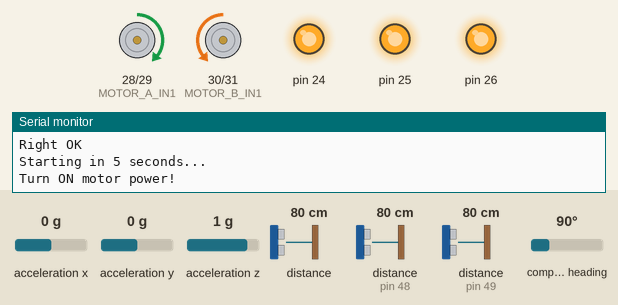
Simulated run of this sketch. Board: Arduino Mega 2560, built with avr-gcc and run on an emulated ATmega2560. On the bench: motor-driver pin pairs drawn as motors (green arrow = first pin HIGH = forward, orange = second pin HIGH = backward, longer = more drive, scaled by the enable pin), output pins drawn as LEDs (lit = HIGH), the last lines printed to the serial monitor. The test bench sets the inputs (shaded band); at power-on: distance to the obstacle (sensors on pin 49, pin 48) 80 cm, acceleration x 0 g, acceleration y 0 g, acceleration z 1 g, distance to the obstacle 80 cm, compass heading 90°.

Above: at 6.5 s.
6.6 s: distance to the obstacle (sensor on pin 49) set to 11 cm
8.1 s: distance to the obstacle (sensor on pin 49) set to 8 cm
At 8.34 s:
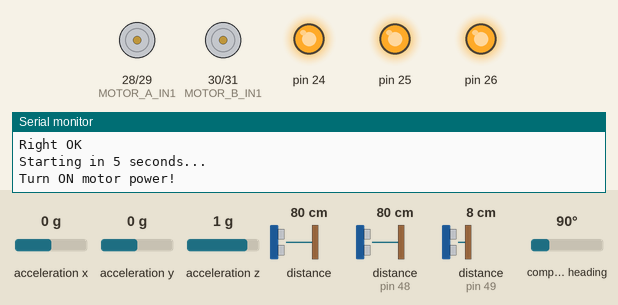
At 9.5 s:
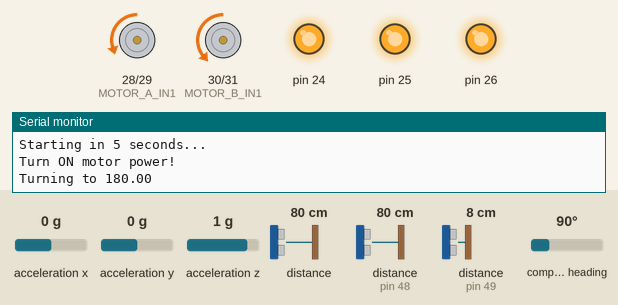
Timing chart, 0 to 11.1 s (numbered marks = the images above; inputs shaded):
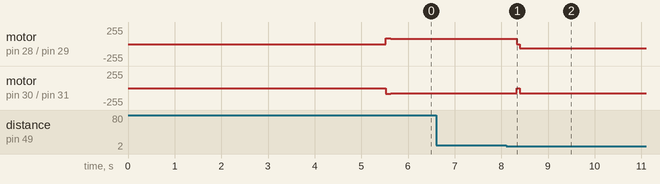

The sketch:

VL53L0X_SingleTest.ino.ino
```cpp
// #include <Wire.h>
// #include <VL53L0X.h>

// // Motors

// const int MOTOR_A_IN1 = 28;
// const int MOTOR_A_IN2 = 29;
// const int MOTOR_A_PWM = 3;
// const int MOTOR_B_IN1 = 30;
// const int MOTOR_B_IN2 = 31;
// const int MOTOR_B_PWM = 5;

// // Encoders
// const int ENC_A1 = 17;
// const int ENC_A2 = 16;
// const int ENC_B1 = 15;
// const int ENC_B2 = 14;

// // Sensor XSHUT pins
// const int XSHUT_1 = 24;
// const int XSHUT_2 = 25;
// const int XSHUT_3 = 26;

// VL53L0X frontSensor;

// long encoderA_count = 0;
// long encoderB_count = 0;
// long prev_encoderA = 0;
// long prev_encoderB = 0;
// unsigned long prev_time = 0;
// float speedA = 0;
// float speedB = 0;

// float speed_Kp = 1.0;
// float speed_Ki = 0.05;
// float speed_Kd = 0.05;
// float speed_integralA = 0;
// float speed_integralB = 0;
// float speed_prev_errorA = 0;
// float speed_prev_errorB = 0;

// float base_speed = 50.0;
// float current_target = 0.0;

// const float RAMP_UP_PER_LOOP = 1.0;     // target speed increase per loop (every 20 ms)
// const float BRAKE_DOWN_PER_LOOP = 3.0;  // target speed decrease per loop (brake faster)


// // ===== SETUP =====
// void setup() {
//   Serial.begin(115200);
//   while (!Serial && millis() < 3000);

//   Serial.println("Forward PID - SMOOTH Motion");

//   pinMode(MOTOR_A_IN1, OUTPUT);
//   pinMode(MOTOR_A_IN2, OUTPUT);
//   pinMode(MOTOR_A_PWM, OUTPUT);
//   pinMode(MOTOR_B_IN1, OUTPUT);
//   pinMode(MOTOR_B_IN2, OUTPUT);
//   pinMode(MOTOR_B_PWM, OUTPUT);

//   pinMode(ENC_A1, INPUT);
//   pinMode(ENC_A2, INPUT);
//   pinMode(ENC_B1, INPUT);
//   pinMode(ENC_B2, INPUT);
//   attachInterrupt(digitalPinToInterrupt(ENC_A1), encoderA_ISR, CHANGE);
//   attachInterrupt(digitalPinToInterrupt(ENC_B1), encoderB_ISR, CHANGE);

//   pinMode(XSHUT_1, OUTPUT);
//   pinMode(XSHUT_2, OUTPUT);
//   pinMode(XSHUT_3, OUTPUT);

//   digitalWrite(XSHUT_1, LOW);
//   digitalWrite(XSHUT_2, LOW);
//   digitalWrite(XSHUT_3, LOW);
//   delay(50);

//   Wire.begin();

//   Serial.println("Initializing front sensor");
//   digitalWrite(XSHUT_2, HIGH);
//   delay(50);

//   frontSensor.setTimeout(500);
//   if (!frontSensor.init()) {
//     Serial.println("ERROR: Front sensor failed!");
//     while(1);
//   }
//   Serial.println("Front sensor OK");

//   stopMotors();

//   Serial.println("\nStarting in 7 seconds...");
//   Serial.println("Place wall 100-200cm ahead");
//   Serial.println("Turn ON motor power switch if off(move the black thing on the left)!\n");
//   delay(7000);

//   resetPID();
//   encoderA_count = 0;
//   encoderB_count = 0;
//   current_target = 30.0;
//   prev_time = millis();
// }

// void loop() {
//   uint16_t front_distance = frontSensor.readRangeSingleMillimeters();
//   if (frontSensor.timeoutOccurred()) front_distance = 2000;

//   if (front_distance < 100) {
//     Serial.println("\nWALL DETECTED - STOPPING");
//     stopMotors();
//     Serial.print("Final distance to wall: ");
//     Serial.print(front_distance);
//     Serial.println("mm");

//     while(1);
//   }

//   calculateSpeeds();

//   float calculated_target = calculateTargetSpeed(front_distance);

//   // Smooth accel + braking by limiting how fast the target can change
//   if (calculated_target > current_target) {
//     current_target = min(current_target + RAMP_UP_PER_LOOP, calculated_target);
//   } else {
//     current_target = max(current_target - BRAKE_DOWN_PER_LOOP, calculated_target);
//   }


//   float speed_errorA = current_target - speedA;
//   float speed_errorB = current_target - speedB;

//   speed_integralA += speed_errorA * 0.02;
//   speed_integralB += speed_errorB * 0.02;
//   speed_integralA = constrain(speed_integralA, -50, 50);
//   speed_integralB = constrain(speed_integralB, -50, 50);

//   float speed_derivativeA = (speed_errorA - speed_prev_errorA) / 0.02;
//   float speed_derivativeB = (speed_errorB - speed_prev_errorB) / 0.02;

//   float pwmA = speed_Kp * speed_errorA + speed_Ki * speed_integralA + speed_Kd * speed_derivativeA;
//   float pwmB = speed_Kp * speed_errorB + speed_Ki * speed_integralB + speed_Kd * speed_derivativeB;

//   speed_prev_errorA = speed_errorA;
//   speed_prev_errorB = speed_errorB;

//   pwmA = constrain(pwmA, 40, 200);
//   pwmB = constrain(pwmB, 40, 200);

//   setMotors(pwmA, pwmB);

//   static unsigned long last_print = 0;
//   if (millis() - last_print > 100) {
//     Serial.print("Dist: ");
//     Serial.print(front_distance);
//     Serial.print("mm  DesiredTarget: ");
//     Serial.print(calculated_target, 0);
//     Serial.print("  CurrentTarget: ");
//     Serial.print(current_target, 0);
//     Serial.print("  SpeedA: ");
//     Serial.print(speedA, 0);
//     Serial.print("  SpeedB: ");
//     Serial.print(speedB, 0);
//     Serial.print("  PWM: ");
//     Serial.print((int)pwmA);
//     Serial.print("/");
//     Serial.println((int)pwmB);
//     last_print = millis();
//   }

//   delay(20);
// }

// float calculateTargetSpeed(uint16_t distance) {
//   if (distance > 500) {
//     return base_speed;
//   } else if (distance > 300) {
//     // return base_speed * 0.6;
//     return map(distance, 300, 500, base_speed * 0.6, base_speed);
//   } else if (distance > 150) {
//     return map(distance, 150, 300, base_speed * 0.3, base_speed * 0.6);
//   } else if (distance > 50) {
//     return base_speed * 0.1;
//   } else {
//     return base_speed * 0.05;
//   }
// }

// void calculateSpeeds() {
//   unsigned long current_time = millis();
//   float dt = (current_time - prev_time) / 1000.0;

//   if (dt > 0.01) {
//     long delta_A = encoderA_count - prev_encoderA;
//     long delta_B = encoderB_count - prev_encoderB;

//     speedA = delta_A / dt;
//     speedB = delta_B / dt;

//     prev_encoderA = encoderA_count;
//     prev_encoderB = encoderB_count;
//     prev_time = current_time;
//   }
// }

// void setMotors(float pwmA, float pwmB) {
//   digitalWrite(MOTOR_A_IN1, HIGH);
//   digitalWrite(MOTOR_A_IN2, LOW);
//   analogWrite(MOTOR_A_PWM, (int)pwmA);

//   digitalWrite(MOTOR_B_IN1, LOW);
//   digitalWrite(MOTOR_B_IN2, HIGH);
//   analogWrite(MOTOR_B_PWM, (int)pwmB);
// }

// void stopMotors() {
//   digitalWrite(MOTOR_A_IN1, LOW);
//   digitalWrite(MOTOR_A_IN2, LOW);
//   analogWrite(MOTOR_A_PWM, 0);
//   digitalWrite(MOTOR_B_IN1, LOW);
//   digitalWrite(MOTOR_B_IN2, LOW);
//   analogWrite(MOTOR_B_PWM, 0);
// }

// void resetPID() {
//   speed_integralA = 0;
//   speed_integralB = 0;
//   speed_prev_errorA = 0;
//   speed_prev_errorB = 0;
// }

// void encoderA_ISR() {
//   encoderA_count++;
// }

// void encoderB_ISR() {
//   encoderB_count++;
// }
```

centering_pid.cpp
```cpp
#include "centering_pid.h"

float centre_Kp = 0.15;
float centre_Ki = 0.002;
float centre_Kd = 0.03;
float centre_prev_error = 0;
float centre_integral = 0;
float filtered_error = 0;
unsigned long centre_prev_time = 0;

const float CENTERING_DEADBAND = 3.0;
const float FILTER_ALPHA = 0.3;

void initCenteringPID() {
  resetCenteringPID();
}

void resetCenteringPID() {
  centre_prev_error = 0;
  centre_integral = 0;
  filtered_error = 0;
  centre_prev_time = millis();
}

float computeCenteringCorrection(uint16_t left_dist, uint16_t right_dist) {

  unsigned long current_time = millis();
  float dt = (current_time - centre_prev_time) / 1000.0;
  if (dt <= 0 || dt > 0.5) dt = 0.02;
  centre_prev_time = current_time;

  float raw_error = (float)(left_dist - right_dist);
  filtered_error = (FILTER_ALPHA * raw_error) + ((1.0 - FILTER_ALPHA) * filtered_error);

  if (abs(filtered_error) < CENTERING_DEADBAND) {
    centre_prev_error = filtered_error;
    return 0;
  }

  centre_integral += filtered_error * dt;
  centre_integral = constrain(centre_integral, -200, 200);

  float derivative = (filtered_error - centre_prev_error) / dt;
  centre_prev_error = filtered_error;


  float correction = (centre_Kp * filtered_error) +
                     (centre_Ki * centre_integral) +
                     (centre_Kd * derivative);

  return constrain(correction, -50, 50);
}
```

centering_pid.h
```cpp
#ifndef CENTERING_PID_H
#define CENTERING_PID_H

#include <Arduino.h>

extern float centre_Kp;
extern float centre_Ki;
extern float centre_Kd;
extern float centre_integral;
extern float centre_prev_error;
extern unsigned long centre_prev_time;

void initCenteringPID();
void resetCenteringPID();
float computeCenteringCorrection(uint16_t left_dist, uint16_t right_dist);

#endif
```

floodfill.cpp
```cpp
#include "floodfill.h"
#include "sensors.h"
#include "motor_control.h"
#include "forward_pid.h"
#include "centering_pid.h"
#include "turning_pid.h"
#include <queue>


int walls[MAZE_SIZE+1][MAZE_SIZE+1];
int flood[MAZE_SIZE+1][MAZE_SIZE+1];

Heading robot_heading = NORTH;
Cell robot_pos = {1, 1};


void initMaze(){
    for(int i = 1; i<=MAZE_SIZE; i++){
      for(int j = 1; j<=MAZE_SIZE; j++){
        int dist1 = abs(i - GOAL_MIN) + abs(j - GOAL_MIN);
        int dist2 = abs(i - GOAL_MIN) + abs(j - GOAL_MAX);
        int dist3 = abs(i - GOAL_MAX) + abs(j - GOAL_MIN);
        int dist4 = abs(i - GOAL_MAX) + abs(j - GOAL_MAX);
        flood[i][j] = min(min(dist1, dist2), min(dist3, dist4));
      }
    }

    for (int i = 1; i<=MAZE_SIZE; i++) {
      walls[i][1]           |= WALL_SOUTH;
      walls[i][MAZE_SIZE] |= WALL_NORTH;
      walls[1][i]           |= WALL_WEST;
      walls[MAZE_SIZE][i] |= WALL_EAST;
    }

    for (int x = GOAL_MIN; x <= GOAL_MAX; x++) {
      for (int y = GOAL_MIN; y <= GOAL_MAX; y++) {
        flood[x][y] = 0;
      }
    }
}

bool isGoal() {
    return (robot_pos.x >= GOAL_MIN && robot_pos.x <= GOAL_MAX &&
            robot_pos.y >= GOAL_MIN && robot_pos.y <= GOAL_MAX);
}

void moveOneCell() {
    resetEncoders();
    long target_ticks = CELL_SIZE_MM * TICKS_PER_MM;
    current_target_speed = 80.0;


    while (true)
    {
        noInterrupts();
        long a = encoderA_count;
        long b = encoderB_count;
        interrupts();

        if (readFront() < FRONT_WALL_THRESHOLD)
        break;

        if ((a + b) / 2 >= target_ticks)
            break;

        calculateSpeeds();
        updatePID(current_target_speed, speedA, speedB);

        int l = readLeft();
        int r = readRight();
        float centering = 0;
        if (l < 175 && r < 175)
        {
            centering = computeCenteringCorrection(l, r);
        }

        setMotors(
            constrain(pwmA_out + centering, 40, 200),
            constrain(pwmB_out - centering, 40, 200));
        delay(5);
    }
    resetPID();
    delay(30);
}

bool frontWall() { return readFront() < FRONT_WALL_THRESHOLD; }
bool leftWall()  { return readLeft()  < WALL_THRESHOLD; }
bool rightWall() { return readRight() < WALL_THRESHOLD; }

void propagateWalls(int x, int y) {
    if ((walls[x][y] & WALL_NORTH) && y+1 <= MAZE_SIZE)
        walls[x][y+1] |= WALL_SOUTH;
    if ((walls[x][y] & WALL_SOUTH) && y-1 >= 1)
        walls[x][y-1] |= WALL_NORTH;
    if ((walls[x][y] & WALL_EAST)  && x+1 <= MAZE_SIZE)
        walls[x+1][y] |= WALL_WEST;
    if ((walls[x][y] & WALL_WEST)  && x-1 >= 1)
        walls[x-1][y] |= WALL_EAST;
}

bool senseAndUpdateWalls() {
    int x = robot_pos.x, y = robot_pos.y;
    int before = walls[x][y];

    switch (robot_heading) {
    case NORTH:
        if (frontWall()) walls[x][y] |= WALL_NORTH;
        if (leftWall())  walls[x][y] |= WALL_WEST;
        if (rightWall()) walls[x][y] |= WALL_EAST;
        break;
    case EAST:
        if (frontWall()) walls[x][y] |= WALL_EAST;
        if (leftWall())  walls[x][y] |= WALL_NORTH;
        if (rightWall()) walls[x][y] |= WALL_SOUTH;
        break;
    case SOUTH:
        if (frontWall()) walls[x][y] |= WALL_SOUTH;
        if (leftWall())  walls[x][y] |= WALL_EAST;
        if (rightWall()) walls[x][y] |= WALL_WEST;
        break;
    case WEST:
        if (frontWall()) walls[x][y] |= WALL_WEST;
        if (leftWall())  walls[x][y] |= WALL_SOUTH;
        if (rightWall()) walls[x][y] |= WALL_NORTH;
        break;
    }
    propagateWalls(x,y);
    return walls[x][y] != before; // true if new walls discovered
}
Heading getBestNeighbour() {
    int x = robot_pos.x;
    int y = robot_pos.y;

    Heading best = NO_DIR;
    int bestVal = flood[x][y];

    if (!(walls[x][y] & WALL_NORTH) && (y + 1 <= MAZE_SIZE)){
      if (flood[x][y+1] < bestVal){
        bestVal = flood[x][y+1];
        best = NORTH;
      }
    }

    if (!(walls[x][y] & WALL_SOUTH) && (y-1>=1)){
      if (flood[x][y-1] < bestVal){
        bestVal = flood[x][y-1];
        best = SOUTH;
      }
    }

    if (!(walls[x][y] & WALL_EAST) && (x + 1 <= MAZE_SIZE)){
      if (flood[x+1][y] < bestVal){
        bestVal = flood[x+1][y];
        best = EAST;
      }
    }

    if (!(walls[x][y] & WALL_WEST) && (x-1>=1)){
      if (flood[x-1][y] < bestVal){
        bestVal = flood[x-1][y];
        best = WEST;
      }
    }
    return best;
}

void moveTo(Heading to_move_at){
  int turns = (to_move_at - robot_heading + 4) % 4;
  if(turns !=0){
    stopMotors();
    delay(50);

    switch(turns) {
        case 0:
            break;
        case 1: {
            float current_yaw = getYaw();
            turnRight90(0,current_yaw);
            robot_heading = (Heading)((robot_heading + 1) % 4);
            break;
        }
        case 2: {
            float current_yaw = getYaw();
            turn180(0,current_yaw);
            robot_heading = (Heading)((robot_heading + 2) % 4);
            break;
        }
        case 3:{
            float current_yaw = getYaw();
            turnLeft90(0,current_yaw);
            robot_heading = (Heading)((robot_heading + 3) % 4);
            break;
        }

    }
  }


  moveOneCell();

  switch(to_move_at) {
        case NORTH: robot_pos.y++; break;
        case SOUTH: robot_pos.y--; break;
        case EAST:  robot_pos.x++; break;
        case WEST:  robot_pos.x--; break;
    }


}


void floodFill() {
    // Reset all cells to "infinity"
    for (int i = 1; i <= MAZE_SIZE; i++)
        for (int j = 1; j <= MAZE_SIZE; j++)
            flood[i][j] = 255;

    std::queue<Cell> q;

    // Seed from ALL goal cells
    for (int x = GOAL_MIN; x <= GOAL_MAX; x++) {
        for (int y = GOAL_MIN; y <= GOAL_MAX; y++) {
            flood[x][y] = 0;
            q.push({(uint8_t)x, (uint8_t)y});
        }
    }

    while (!q.empty()) {
        Cell c = q.front(); q.pop();
        int x = c.x, y = c.y;

        auto tryUpdate = [&](int nx, int ny) {
            if (nx >= 1 && nx <= MAZE_SIZE && ny >= 1 && ny <= MAZE_SIZE) {
                if (flood[nx][ny] > flood[x][y] + 1) {
                    flood[nx][ny] = flood[x][y] + 1;
                    q.push({(uint8_t)nx, (uint8_t)ny});
                }
            }
        };

        if (!(walls[x][y] & WALL_NORTH)) tryUpdate(x, y + 1);
        if (!(walls[x][y] & WALL_SOUTH)) tryUpdate(x, y - 1);
        if (!(walls[x][y] & WALL_EAST))  tryUpdate(x + 1, y);
        if (!(walls[x][y] & WALL_WEST))  tryUpdate(x - 1, y);
    }
}

void solve() {
    // Run initial flood fill from goal
    floodFill();

    while (!isGoal()) {
        bool wallsChanged = senseAndUpdateWalls(); // see note below

        if (wallsChanged) {
            floodFill(); // recompute distances with new wall info
        }

        Heading to_move_at = getBestNeighbour();
        if (to_move_at == NO_DIR) {
            floodFill();
            to_move_at = getBestNeighbour();
        }
        if (to_move_at != NO_DIR) {
            moveTo(to_move_at);
        } else {
            // Truly stuck — add error handling / stop
            stopMotors();
            while(1);
        }
    }
}
```

floodfill.h
```cpp
#ifndef FLOODFILL_H
#define FLOODFILL_H

#include <Arduino.h>


#define MAZE_SIZE     16
#define CELL_SIZE_MM  200
#define TICKS_PER_MM  7.38
#define GOAL_MIN       7
#define GOAL_MAX       8

#define WALL_THRESHOLD  165
#define FRONT_WALL_THRESHOLD  100

#define WALL_NORTH    0x01
#define WALL_EAST     0x02
#define WALL_SOUTH    0x04
#define WALL_WEST     0x08
#define WALL_VISITED  0x10

enum Heading { NORTH = 0, EAST = 1, SOUTH = 2, WEST = 3, NO_DIR = 4};

struct Cell {
  uint8_t x;
  uint8_t y;
};

extern int  walls[MAZE_SIZE+1][MAZE_SIZE+1];
extern int  flood[MAZE_SIZE+1][MAZE_SIZE+1];
extern Heading  robot_heading;
extern Cell     robot_pos;

void initMaze();
void floodFill();
bool frontWall();
bool leftWall();
bool rightWall();
void solve();
void floodfill();
void moveOneCell();
Heading getBestNeighbour();


#endif
```

forward_pid.h
```cpp
#ifndef FORWARD_PID_H
#define FORWARD_PID_H

#include <Arduino.h>

// PID variables
extern float speed_Kp;
extern float speed_Ki;
extern float speed_Kd;
extern float speed_integralA;
extern float speed_integralB;
extern float speed_prev_errorA;
extern float speed_prev_errorB;

// Target speed
extern float base_speed;
extern float current_target_speed;

// Output PWM
extern float pwmA_out;
extern float pwmB_out;

// Functions
void initForwardPID();
void resetPID();
void updatePID(float targetSpeed, float currentSpeedA, float currentSpeedB);
float calculateTargetSpeed(uint16_t distance);
void smoothRamp(float desired_target);

#endif
```

motor_control.h
```cpp
#ifndef MOTOR_CONTROL_H
#define MOTOR_CONTROL_H

#include <Arduino.h>

// ADD THESE EXTERN DECLARATIONS FOR THE PINS
extern const int MOTOR_A_IN1;
extern const int MOTOR_A_IN2;
extern const int MOTOR_A_PWM;
extern const int MOTOR_B_IN1;
extern const int MOTOR_B_IN2;
extern const int MOTOR_B_PWM;

// Encoder counts
extern volatile long encoderA_count;
extern volatile long encoderB_count;

// Speed values
extern float speedA;
extern float speedB;

// Functions
void initMotors();
void setMotors(float pwmA, float pwmB);
void stopMotors();
void calculateSpeeds();
void resetEncoders();
void turnRight90(float target_yaw, float current_yaw);
void turnLeft90(float target_yaw, float current_yaw);
void turn180(float target_yaw, float current_yaw);

// ISR functions
void encoderA_ISR();
void encoderB_ISR();

#endif
```

sensors.h
```cpp
#ifndef SENSORS_H
#define SENSORS_H

#include <Arduino.h>
#include <Wire.h>
#include <VL53L0X.h>
#include <Adafruit_Sensor.h>
#include <Adafruit_BNO055.h>
#include <utility/imumaths.h>

// Sensor objects
extern VL53L0X frontSensor;
extern VL53L0X leftSensor;
extern VL53L0X rightSensor;
extern Adafruit_BNO055 bno;

// Functions
void initSensors();
uint16_t readFront();
uint16_t readLeft();
uint16_t readRight();
float getYaw();

#endif
```

Source omitted: forward_pid.cpp (2439 bytes), main_control.ino (3242 bytes), motor_control.cpp (2800 bytes), sensors.cpp (2017 bytes), turning_pid.cpp (2666 bytes), turning_pid.h (376 bytes)

Measured:
- the behaviour switches between 10 and 9 cm on distance to the obstacle (sensor on pin 49) (found by bisection; images 0 and 1)
- after the input at 6.6 s, every drawn part: stays the same
- after the input at 8.1 s, motor on pin 28 (MOTOR_A_IN1) / pin 29 (MOTOR_A_IN2): forward 82/255 → stopped after 0.23 s, → backward 60/255 0.06 s later; motor on pin 30 (MOTOR_B_IN1) / pin 31 (MOTOR_B_IN2): backward 82/255 → stopped after 0.23 s, → backward 82/255 0.06 s later
